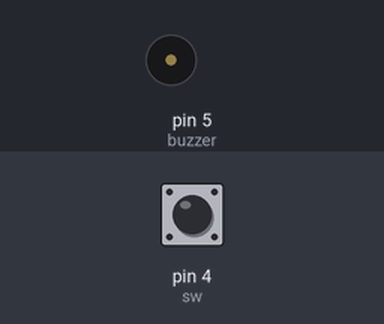
A sketch run on a simulated Arduino Uno, built with avr-gcc and run on an emulated ATmega328P. Shown: buzzer (waves = sounding). The test bench sets the inputs (shaded band); at power-on: pin 4 (sw) HIGH.

Above: at 1.2 s.
1.3 s: pin 4 (sw) pulled LOW for 0.15 s
At 2.2 s:
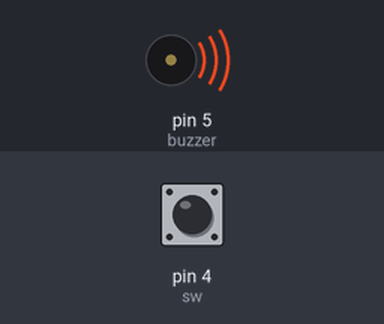
4.4 s: pin 4 (sw) pulled LOW for 3.2 s
At 8.2 s:
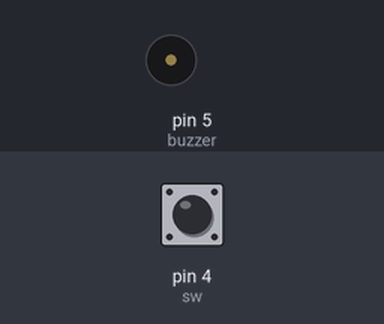
Timing chart, 0 to 9.7 s (numbered marks = the images above; inputs shaded):
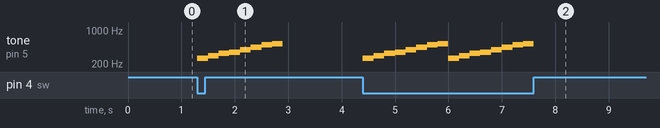

The sketch:

buzzer.ino
```cpp
int buzzer = 5; //버저를 핀 5번에 연결
int sw = 4; // 스위치를 핀 4번에 연결

//'도레미파솔라시도' 음계 주파수 배열로 선언
int melody[] = {262, 294, 330, 349, 392, 440, 494, 523};

// damper[] = { , ,} -> 연주 유지시간을 배열로 선언

// 부저 - 피에조 효과를 이용해 공기를 진동시켜 소리를 만들어 낸다.
// 능동 부저(전원 연결만 해도 내부 특정 주파수에 의해 소리가 발생) - 다리 길이가 다른 경우가 많음
// 수동 부저(내장된 회로가 없어서 주파수를 발생시켜 입력해주어야 함) - 다리 길이가 같은 경우가 많음

void setup()
{
	pinMode(buzzer, OUTPUT);
	pinMode(sw, INPUT_PULLUP);
}

void loop()
{
	if(digitalRead(sw)==0)
	{
		for(int a=0; a<8; a++)
		{
			tone(buzzer,melody[a],400); // 0.4초동안 음계 출력
			delay(200); //0.5초 대기
		}
	}
	else
	{
		noTone(5); //베에조 버저 OFF
	}
}
```

Measured:
- after the input at 1.3 s, tone on pin 5 (buzzer): plays 262 Hz for 0.20 s, 294 Hz for 0.20 s, 330 Hz for 0.20 s, 349 Hz for 0.20 s, 392 Hz for 0.20 s, 440 Hz for 0.20 s … (8 notes in this stretch), starting at once
- after the input at 4.4 s, tone on pin 5 (buzzer): plays 262 Hz for 0.20 s, 294 Hz for 0.20 s, 330 Hz for 0.20 s, 349 Hz for 0.20 s, 392 Hz for 0.20 s, 440 Hz for 0.20 s … (16 notes in this stretch), starting at once
